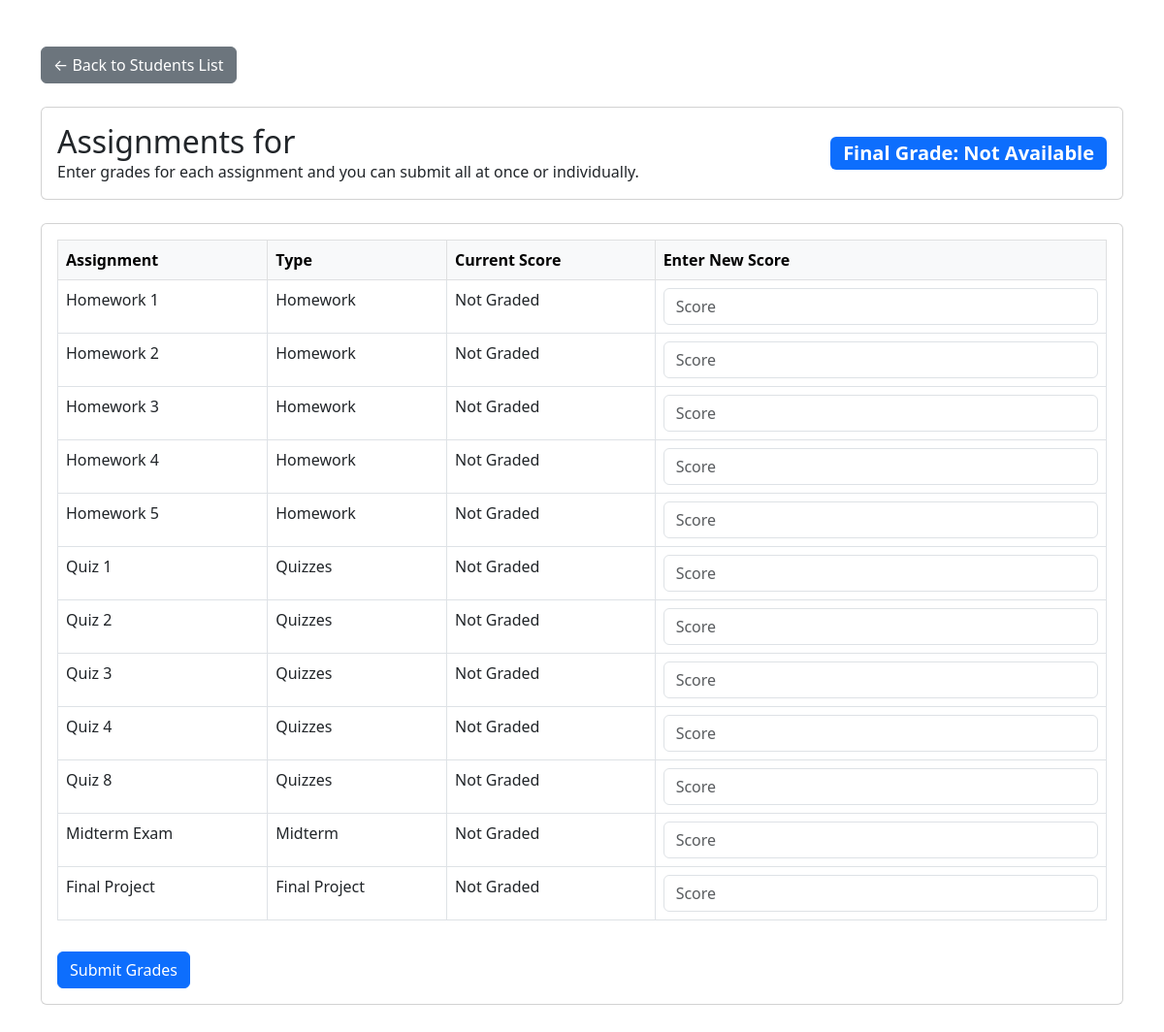
Screenshot of /student_assignments.php (signed in) with the database file from the repository.
### tables this page shows
CREATE TABLE IF NOT EXISTS Assignments (
    assignment_id INT PRIMARY KEY AUTO_INCREMENT,
    assignment_type_id INT,
    teacher_id INT,  
    name VARCHAR(50) NOT NULL,
    max_score DECIMAL(5, 2) DEFAULT 100,
    due_date DATE NOT NULL,  
    creation_date TIMESTAMP DEFAULT CURRENT_TIMESTAMP,  
    FOREIGN KEY (assignment_type_id) REFERENCES AssignmentTypes(assignment_type_id)
        ON DELETE SET NULL
        ON UPDATE CASCADE,
    FOREIGN KEY (teacher_id) REFERENCES Teachers(teacher_id)
        ON DELETE SET NULL
        ON UPDATE CASCADE
);

CREATE TABLE IF NOT EXISTS AssignmentTypes (
    assignment_type_id INT PRIMARY KEY AUTO_INCREMENT,
    type_name VARCHAR(50) NOT NULL,
    weight DECIMAL(5, 2) NOT NULL CHECK (weight >= 0 AND weight <= 1),
    subject_id INT,  
    FOREIGN KEY (subject_id) REFERENCES Subjects(subject_id)
        ON DELETE SET NULL
        ON UPDATE CASCADE
);

### student_assignments.php (the view, shortened to what this page needs)
<!DOCTYPE html>
<html lang="en">
<head>
    <link href="https://cdn.jsdelivr.net/npm/bootstrap@5.3.0/dist/css/bootstrap.min.css" rel="stylesheet">
</head>
<body>
    <?php
    require 'db_connection.php';
    $student_id = $_GET['student_id'];
    $studentQuery = "
        SELECT s.first_name, s.last_name, sf.final_grade
        FROM Students s
        JOIN StudentFinalGrades sf ON s.student_id = sf.student_id
        WHERE s.student_id = ?
    ";
    $stmt = $conn->prepare($studentQuery);
    $stmt->bind_param("i", $student_id);
    $stmt->execute();
    $studentResult = $stmt->get_result();
    $student = $studentResult->fetch_assoc();
    $finalGrade = $student['final_grade'];
    $assignmentQuery = "
        SELECT a.assignment_id, a.name AS assignment_name, at.type_name, g.score
        FROM Assignments a
        JOIN AssignmentTypes at ON a.assignment_type_id = at.assignment_type_id
        LEFT JOIN Grades g ON a.assignment_id = g.assignment_id AND g.student_id = ?
        ORDER BY a.assignment_id, a.name";
    $assignmentStmt = $conn->prepare($assignmentQuery);
    $assignmentStmt->bind_param("i", $student_id);
    $assignmentStmt->execute();
    $assignmentsResult = $assignmentStmt->get_result();
    ?>
    <div class="container my-5">
        <div class="mb-4">
            <a href="teacher_dashboard.php" class="btn btn-secondary">&larr; Back to Students List</a>
        </div>
        <div class="card mb-4">
            <div class="card-body d-flex justify-content-between align-items-center">
                <div>
                    <h2 class="card-title mb-0">Assignments for <?php echo htmlspecialchars($student['first_name']) . " " . htmlspecialchars($student['last_name']); ?></h2>
                    <p class="card-text">Enter grades for each assignment and you can submit all at once or individually.</p>
                </div>
                <div>
                    <span class="badge bg-primary fs-5">
                        <?php echo is_numeric($finalGrade) ? "Final Grade: " . $finalGrade . "%" : "Final Grade: Not Available"; ?>
                    </span>
                </div>
            </div>
        </div>
        <form action="submit_grades.php" method="POST">
            <div class="card">
                <div class="card-body">
                    <table class="table table-bordered table-hover">
                        <thead class="table-light">
                            <tr>
                                <th>Assignment</th>
                                <th>Type</th>
                                <th>Current Score</th>
                                <th>Enter New Score</th>
                            </tr>
                        </thead>
                        <tbody>
                            <?php while ($assignment = $assignmentsResult->fetch_assoc()): ?>
                                <tr>
                                    <td><?php echo htmlspecialchars($assignment['assignment_name']); ?></td>
                                    <td><?php echo htmlspecialchars($assignment['type_name']); ?></td>
                                    <td><?php echo $assignment['score'] !== null ? htmlspecialchars($assignment['score']) : "Not Graded"; ?></td>
                                    <td>
                                        <input type="number" name="grades[<?php echo $assignment['assignment_id']; ?>]" class="form-control" min="0" placeholder="Score">
                                    </td>
                                </tr>
                            <?php endwhile; ?>
                        </tbody>
                    </table>
                    <button type="submit" class="btn btn-primary mt-3">Submit Grades</button>
                </div>
            </div>
        </form>
    </div>
</body>
</html>

### rows the page displays
assignments: name "Homework 1", assignment_type.type_name "Homework"
assignments: name "Homework 2", assignment_type.type_name "Homework"
assignments: name "Homework 3", assignment_type.type_name "Homework"
assignments: name "Homework 4", assignment_type.type_name "Homework"
assignments: name "Homework 5", assignment_type.type_name "Homework"
assignments: name "Quiz 1", assignment_type.type_name "Quizzes"
assignments: name "Quiz 2", assignment_type.type_name "Quizzes"
assignments: name "Quiz 3", assignment_type.type_name "Quizzes"
assignments: name "Quiz 4", assignment_type.type_name "Quizzes"
assignments: name "Quiz 8", assignment_type.type_name "Quizzes"
assignments: name "Midterm Exam", assignment_type.type_name "Midterm"
assignments: name "Final Project", assignment_type.type_name "Final Project"
